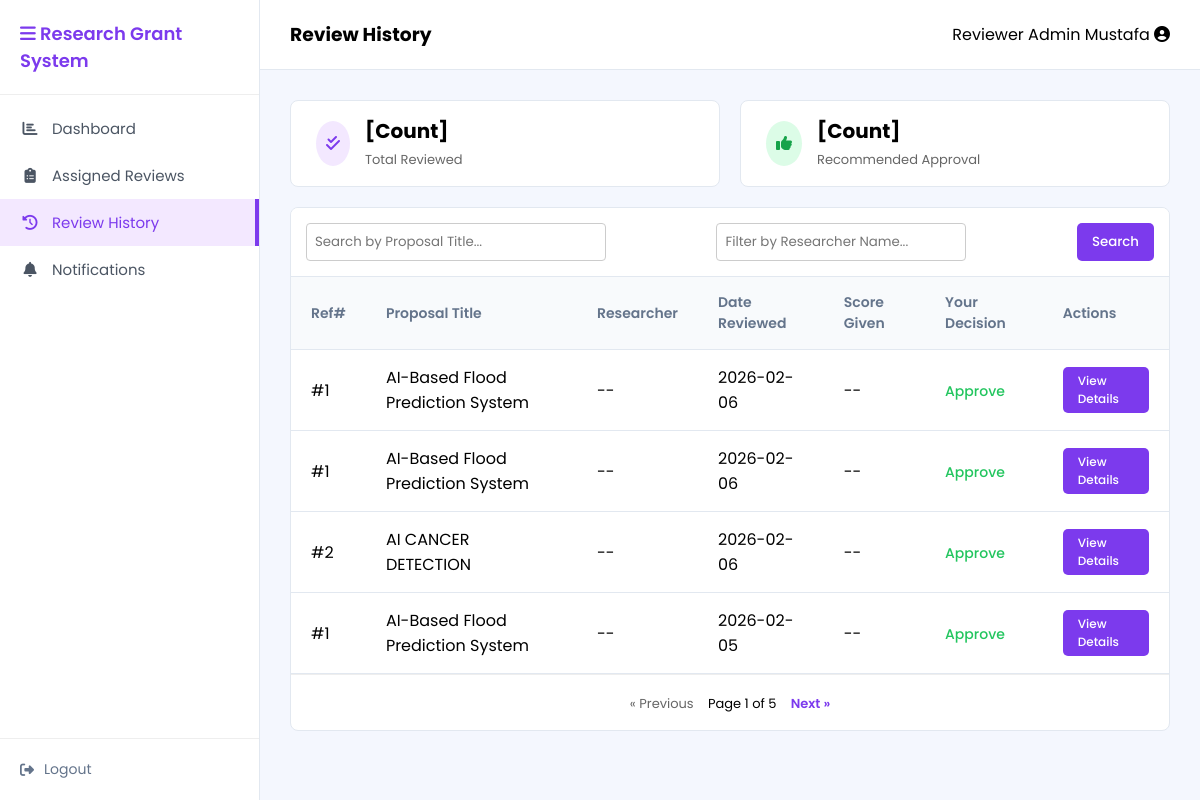
Screenshot of /frontend/reviewer-history.php (signed in) with the database file from the repository.
### tables this page shows
CREATE TABLE `review` (
  `reviewId` int NOT NULL,
  `proposalId` int NOT NULL,
  `decision` enum('Approve','Reject','Request Changes') NOT NULL,
  `comments` text NOT NULL,
  `reviewDate` date NOT NULL
);

CREATE TABLE `proposal` (
  `proposalId` int NOT NULL,
  `userId` int NOT NULL,
  `title` varchar(200) NOT NULL,
  `abstract` text NOT NULL,
  `submissionDate` date NOT NULL,
  `status` enum('Submitted','Pending','Reviewed','Approved','Rejected') NOT NULL,
  `reviewerId` int DEFAULT NULL
);

### frontend/reviewer-history.php (the view, shortened to what this page needs)
<?php
include("../backend/db.php");
$sql = "
SELECT
    p.proposalID,
    p.title,
    r.decision,
    r.comments,
    r.reviewDate
FROM review r
JOIN proposal p ON r.proposalId = p.proposalID
ORDER BY r.reviewDate DESC
";
$result = mysqli_query($conn, $sql);
?>
<!DOCTYPE html>
<html lang="en">
<head>
    <link rel="stylesheet" href="style.css">
</head>
<body>
<div class="main-layout">
    <aside class="sidebar">
        <div class="sidebar-header" style="color: #7c3aed;">
            <i class="fas fa-bars"></i> Research Grant System
        </div>
        <ul class="sidebar-menu">
            <li><a href="reviewer-dashboard.php"><i class="fas fa-chart-bar"></i> Dashboard</a></li>
            <li><a href="reviewer-assigned.php"><i class="fas fa-clipboard-list"></i> Assigned Reviews</a></li>
            <li><a href="reviewer-history.php" class="active-reviewer"><i class="fas fa-history"></i> Review History</a></li>
            <li><a href="reviewer-notifications.php"><i class="fas fa-bell"></i> Notifications</a></li>
        </ul>
        <div class="sidebar-footer">
            <a href="index.html"><i class="fas fa-sign-out-alt"></i> Logout</a>
        </div>
    </aside>
    <div class="content">
        <div class="top-bar">
            <h3>Review History</h3>
            <div class="user-info">
                <span>Reviewer <?php echo $_SESSION['userName']; ?> <i class="fas fa-user-circle"></i></span>
            </div>
        </div>
        <div class="scrollable-content">
            <div style="display: flex; gap: 20px; margin-bottom: 20px;">
                <div style="background: white; padding: 15px 25px; border-radius: 8px; border: 1px solid #e2e8f0; flex: 1; display: flex; align-items: center; gap: 15px;">
                    <div style="background: #f3e8ff; padding: 10px; border-radius: 50%; color: #7c3aed;"><i class="fas fa-check-double"></i></div>
                    <div>
                        <h4 style="margin: 0; font-size: 20px;">[Count]</h4>
                        <span style="font-size: 13px; color: #666;">Total Reviewed</span>
                    </div>
                </div>
                <div style="background: white; padding: 15px 25px; border-radius: 8px; border: 1px solid #e2e8f0; flex: 1; display: flex; align-items: center; gap: 15px;">
                    <div style="background: #dcfce7; padding: 10px; border-radius: 50%; color: #16a34a;"><i class="fas fa-thumbs-up"></i></div>
                    <div>
                        <h4 style="margin: 0; font-size: 20px;">[Count]</h4>
                        <span style="font-size: 13px; color: #666;">Recommended Approval</span>
                    </div>
                </div>
            </div>
            <div class="table-container">
                <div class="filter-bar">
                    <input type="text" name="search_title" placeholder="Search by Proposal Title..." style="padding: 8px; width: 300px; border: 1px solid #ccc; border-radius: 4px;">
                    <input type="text" name="search_researcher" placeholder="Filter by Researcher Name..." style="padding: 8px; width: 250px; border: 1px solid #ccc; border-radius: 4px; margin-left: 10px;">
                    <button class="btn-purple" style="padding: 8px 15px; margin-left: 10px;">Search</button>
                </div>
                <table class="custom-table">
                    <thead>
                        <tr>
                            <th>Ref#</th>
                            <th>Proposal Title</th>
                            <th>Researcher</th>
                            <th>Date Reviewed</th>
                            <th>Score Given</th>
                            <th>Your Decision</th>
                            <th>Actions</th>
                        </tr>
                    </thead>
                    <tbody>
<?php while($row = mysqli_fetch_assoc($result)) { ?>
<tr>
    <td>#<?php echo $row['proposalID']; ?></td>
    <td><?php echo $row['title']; ?></td>
    <td>--</td>
    <td><?php echo $row['reviewDate']; ?></td>
    <td>--</td>
    <td>
        <span class="status-badge text-green">
            <?php echo $row['decision']; ?>
        </span>
    </td>
    <td>
        <a href="#" class="btn-purple" style="padding:5px 15px; font-size:12px;">
            View Details
        </a>
    </td>
</tr>
<?php } ?>
</tbody>
                </table>
                <div style="padding: 15px; text-align: center; border-top: 1px solid #eee;">
                    <span style="font-size: 13px; color: #666; cursor: pointer;">&laquo; Previous</span>
                    <span style="font-size: 13px; margin: 0 10px;">Page 1 of 5</span>
                    <span style="font-size: 13px; color: #7c3aed; cursor: pointer; font-weight: 600;">Next &raquo;</span>
                </div>
            </div>
        </div>
    </div>
</div>
</body>
</html>

### frontend/style.css (style rules this page uses)
* { margin: 0; padding: 0; box-sizing: border-box; font-family: 'Poppins', sans-serif; }
body { height: 100vh; background-color: #f4f7fe; overflow: hidden; }
.text-green { color: #22c55e; }
.main-layout { display: flex; height: 100vh; width: 100%; }
.sidebar { width: 260px; background: #ffffff; display: flex; flex-direction: column; border-right: 1px solid #e2e8f0; }
.sidebar-header { padding: 20px; font-weight: 600; color: #3b82f6; font-size: 18px; border-bottom: 1px solid #eee; }
.sidebar-menu { list-style: none; padding: 10px 0; flex: 1; }
.sidebar-menu li a { display: flex; align-items: center; padding: 12px 20px; text-decoration: none; color: #4b5563; font-size: 15px; transition: 0.2s; }
.sidebar-menu li a i { margin-right: 12px; width: 20px; text-align: center; }
.sidebar-footer { padding: 20px; border-top: 1px solid #eee; }
.sidebar-footer a { text-decoration: none; color: #64748b; font-size: 14px; display: flex; align-items: center; gap: 10px; }
.content { flex: 1; display: flex; flex-direction: column; overflow: hidden; }
.top-bar { height: 70px; background: white; border-bottom: 1px solid #e2e8f0; display: flex; align-items: center; justify-content: space-between; padding: 0 30px; }
.user-info { display: flex; align-items: center; gap: 20px; }
.scrollable-content { padding: 30px; overflow-y: auto; height: calc(100vh - 70px); }
.table-container { background: white; border-radius: 8px; border: 1px solid #e2e8f0; overflow: hidden; }
.custom-table { width: 100%; border-collapse: collapse; }
.custom-table th, .custom-table td { padding: 15px 20px; text-align: left; border-bottom: 1px solid #e2e8f0; }
.custom-table th { background: #f8fafc; color: #64748b; font-weight: 600; font-size: 14px; }
.status-badge { display: inline-flex; align-items: center; gap: 5px; font-size: 14px; font-weight: 500; }
.filter-bar { background: white; padding: 15px; border-bottom: 1px solid #e2e8f0; display: flex; justify-content: space-between; }
.sidebar-menu li a.active-reviewer { background: #f3e8ff; color: #7c3aed; border-right: 4px solid #7c3aed; }
.btn-purple { background-color: #7c3aed; color: white; padding: 10px 20px; border: none; border-radius: 5px; cursor: pointer; font-weight: 500; text-decoration: none; display: inline-block; }

### rows the page displays
review: proposalId.proposalId "1", proposalId.title "AI-Based Flood Prediction System", reviewDate "2026-02-06", decision "Approve"
review: proposalId.proposalId "1", proposalId.title "AI-Based Flood Prediction System", reviewDate "2026-02-06", decision "Approve"
review: proposalId.proposalId "2", proposalId.title "AI CANCER DETECTION", reviewDate "2026-02-06", decision "Approve"
review: proposalId.proposalId "1", proposalId.title "AI-Based Flood Prediction System", reviewDate "2026-02-05", decision "Approve"

### other values shown
$_SESSION['userName'] "Admin Mustafa"
